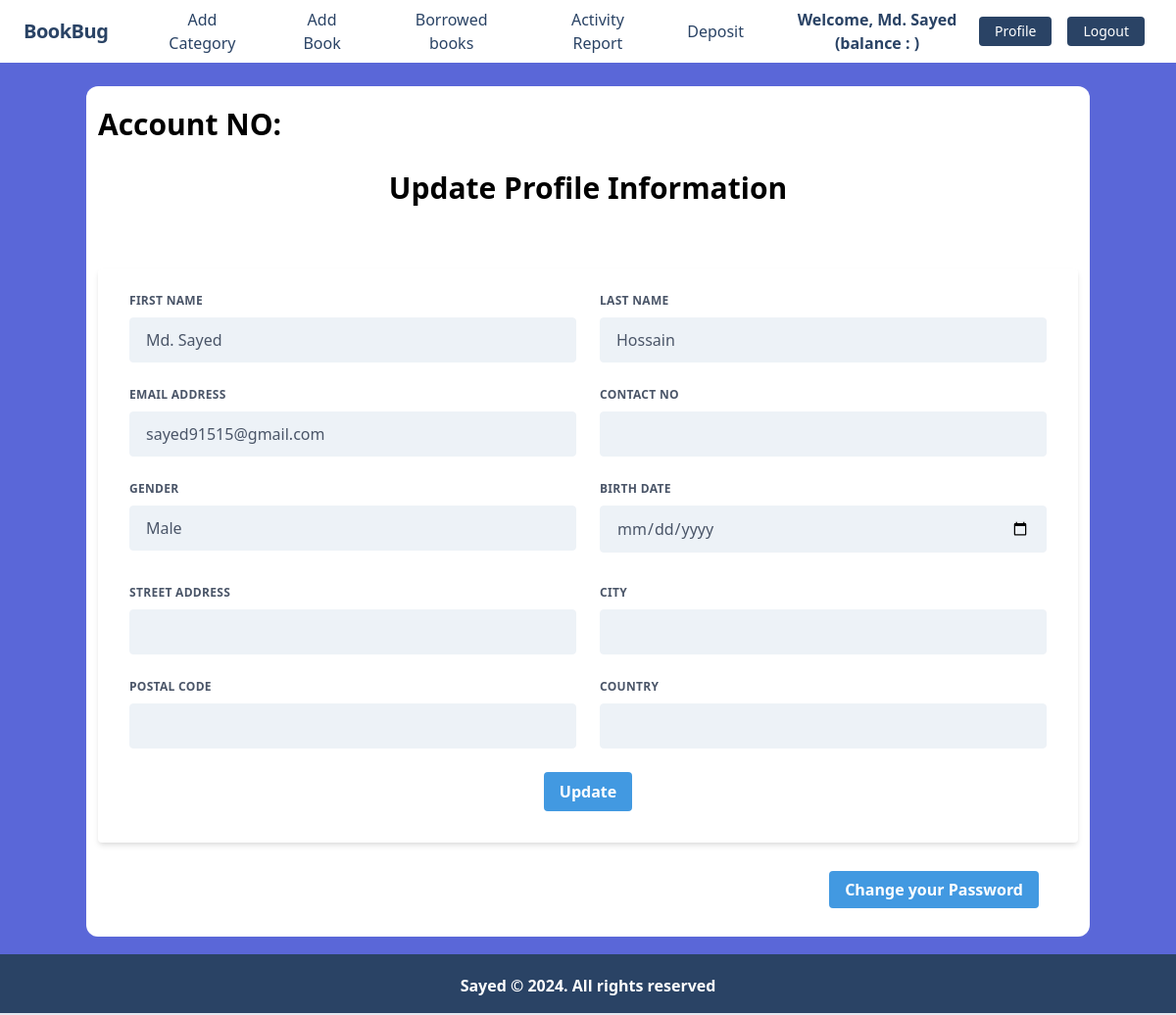
The app's page /member/profile/ (signed in), older data.
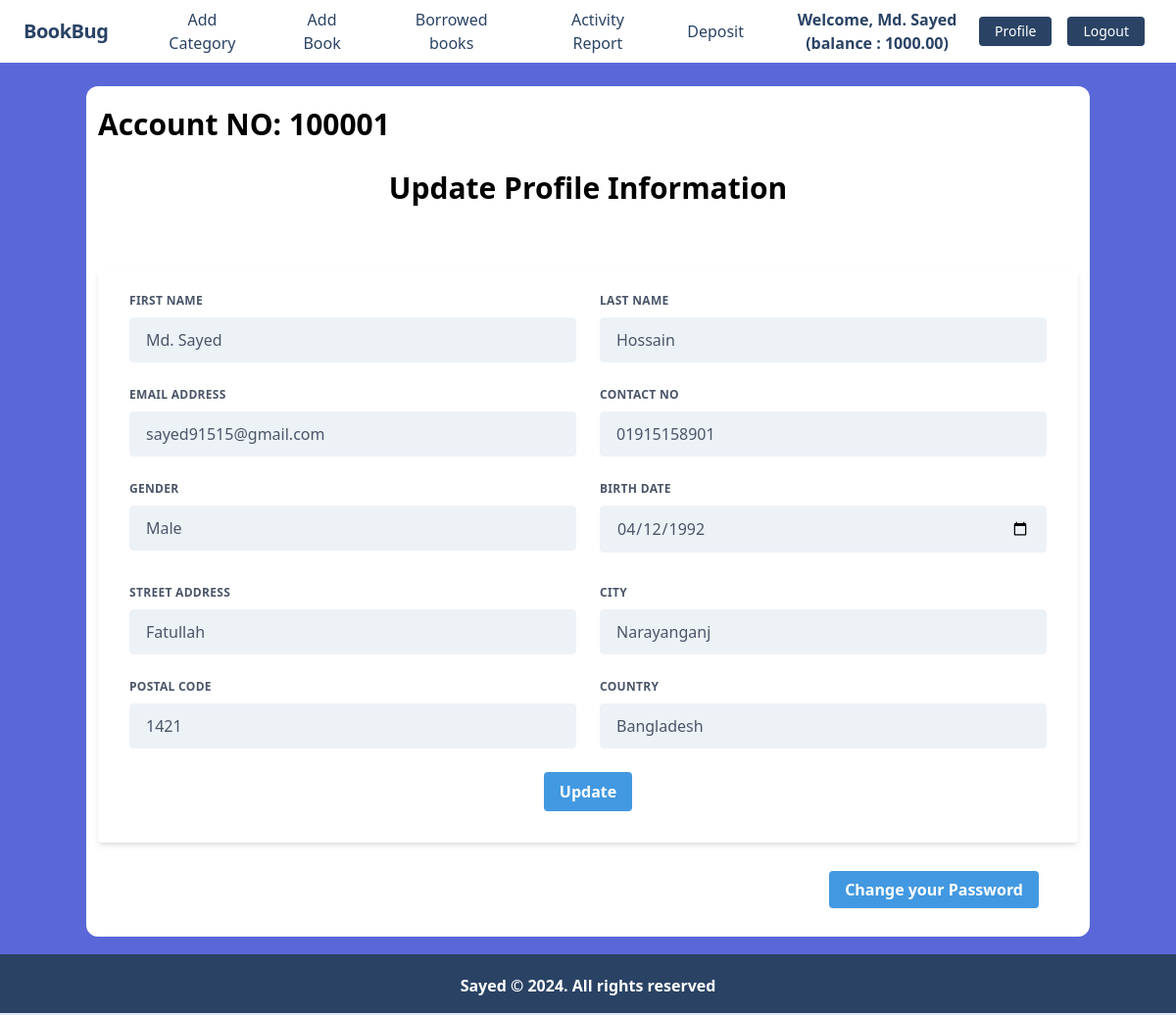
The same page, newer data.
### member/models.py (models this page shows, shortened)
class UserAccount(models.Model):
    user = models.OneToOneField(User, related_name='account', on_delete=models.CASCADE)
    account_no = models.IntegerField(unique=True) # different user er bank account number alada alada hobe, kokhono ek hobe na..
    contact_no = models.CharField(max_length=11)
    birth_date = models.DateField(null=True, blank=True)
    gender = models.CharField(max_length=10, choices=GENDER_TYPE)
    initial_deposit_date = models.DateField(auto_now_add=True)
    balance = models.DecimalField(default=0, max_digits=12, decimal_places=2) # ekjon user 12 digit porjonto taka rakhte parbe, dui doshomik vabe o rakhte parbe. for example: 1000.50

class UserAddress(models.Model):
    user = models.OneToOneField(User, related_name='address', on_delete=models.CASCADE)
    street_address = models.CharField(max_length=100)
    city = models.CharField(max_length=100)
    postal_code = models.IntegerField()
    country = models.CharField(max_length=100)

### member/views.py (the view, shortened to what this page needs)
# urls.py: path('profile/', views.UserAccountUpdateView.as_view(), name='profile'),
class UserAccountUpdateView(View):
    template_name = 'profile.html'
    def get(self, request):
        form = UserUpdateForm(instance = request.user)
        return render(request, self.template_name, {'form': form})

### member/templates/profile.html (shortened to what the changed rows need)
{% extends 'base.html' %}
{% load static %}
{% block content %}
<div class="bg-white px-3 py-4 rounded-xl my-6">
  <h4 class="font-bold text-3xl text-left pb-5">
    Account NO: {{request.user.account.account_no}}
  </h4>
  <h1 class="font-bold text-3xl text-center pb-5">
    Update Profile Information
  </h1>
  <div class="w-full mt-10">
    <form method="post" class="bg-white shadow-md rounded px-8 pt-6 pb-8 mb-4">
      <div class="flex flex-wrap -mx-3 mb-6">
        <div class="w-full md:w-1/2 px-3 mb-6 md:mb-0">
          <label
            class="block uppercase tracking-wide text-gray-700 text-xs font-bold mb-2"
            for="{{ form.first_name.id_for_label }}"
          >
            {{ form.first_name.label }}
          </label>
          {{ form.first_name }}
        </div>
        <div class="w-full md:w-1/2 px-3">
          <label
            class="block uppercase tracking-wide text-gray-700 text-xs font-bold mb-2"
            for="{{ form.last_name.id_for_label }}"
          >
            {{ form.last_name.label }}
          </label>
          {{ form.last_name }}
        </div>
      </div>
      <div class="flex flex-wrap -mx-3 mb-6">
        <div class="w-full md:w-1/2 px-3 mb-6 md:mb-0">
          <label
            class="block uppercase tracking-wide text-gray-700 text-xs font-bold mb-2"
            for="{{ form.email.id_for_label }}"
          >
            {{ form.email.label }}
          </label>
          {{ form.email }}
        </div>
        <div class="w-full md:w-1/2 px-3 mb-6 md:mb-0">
          <label
            class="block uppercase tracking-wide text-gray-700 text-xs font-bold mb-2"
            for="{{ form.contact_no.id_for_label }}"
          >
            {{ form.contact_no.label }}
          </label>
          {{ form.contact_no }}
        </div>
      </div>
      <div class="flex flex-wrap -mx-3 mb-6">
        <div class="w-full md:w-1/2 px-3 mb-6 md:mb-0">
          <label
            class="block uppercase tracking-wide text-gray-700 text-xs font-bold mb-2"
            for="{{ form.birth_date.id_for_label }}"
          >
            {{ form.birth_date.label }}
          </label>
          {{ form.birth_date }}
        </div>
      </div>
      <div class="flex flex-wrap -mx-3 mb-6">
        <div class="w-full md:w-1/2 px-3 mb-6 md:mb-0">
          <label
            class="block uppercase tracking-wide text-gray-700 text-xs font-bold mb-2"
            for="{{ form.street_address.id_for_label }}"
          >
            {{ form.street_address.label }}
          </label>
          {{ form.street_address }}
        </div>
        <div class="w-full md:w-1/2 px-3">
          <label
            class="block uppercase tracking-wide text-gray-700 text-xs font-bold mb-2"
            for="{{ form.city.id_for_label }}"
          >
            {{ form.city.label }}
          </label>
          {{ form.city }}
        </div>
      </div>
      <div class="flex flex-wrap -mx-3 mb-6">
        <div class="w-full md:w-1/2 px-3 mb-6 md:mb-0">
          <label
            class="block uppercase tracking-wide text-gray-700 text-xs font-bold mb-2"
            for="{{ form.postal_code.id_for_label }}"
          >
            {{ form.postal_code.label }}
          </label>
          {{ form.postal_code }}
        </div>
        <div class="w-full md:w-1/2 px-3">
          <label
            class="block uppercase tracking-wide text-gray-700 text-xs font-bold mb-2"
            for="{{ form.country.id_for_label }}"
          >
            {{ form.country.label }}
          </label>
          {{ form.country }}
        </div>
      </div>
    </form>
    <div class="text-right py-5 mr-10">
    </div>
  </div>
</div>
{% endblock %}

### core/templates/navbar.html (shortened to what this page needs)
<nav class="flex items-center justify-between flex-wrap bg-white px-4 py-2">
  <div class="w-full flex justify-between items-center gap-6 sm:gap-10 px-2">
    <div class="flex items-center flex-shrink-0 text-white mr-2 xl:mr-6">
      <span class="font-semibold text-xl tracking-tight text-blue-900"
        ><a href="/">BookBug</a></span
      >
    </div>
    {% if request.user.is_authenticated %}
    <div
      class="text-md flex flex-col md:flex-row md:gap-2 lg:gap-10 justify-start items-center text-center"
    >
      <a
        href="{% url 'add_category' %}"
        class="block lg:inline-block lg:mt-0 text-blue-900 hover:text-red-900 hover:font-black"
      >
        Add Category
      </a>
      <a
        href="{% url 'add_book' %}"
        class="block lg:inline-block lg:mt-0 text-blue-900 hover:text-red-900 hover:font-black"
      >
        Add Book
      </a>
      <a
        href="{% url 'borrowed_books' user.id %}"
        class="block lg:inline-block lg:mt-0 text-blue-900 hover:text-red-900 hover:font-black"
      >
        Borrowed books
      </a>
      <a
        href="{% url 'activity_report' user.id %}"
        class="block lg:inline-block lg:mt-0 text-blue-900 hover:text-red-900 hover:font-black"
      >
        Activity Report
      </a>
      <a
        href="{% url 'deposit_money' %}"
        class="block lg:inline-block lg:mt-0 text-blue-900 hover:text-red-900 hover:font-black"
      >
        Deposit
      </a>
    </div>
    <div class="flex flex-col lg:flex-row">
      <div class="text-blue-900 my-auto font-black px-2 my-2 text-center w-40 sm:w-48 xl:w-56">
        Welcome, {{ request.user.first_name }} (balance : {{request.user.account.balance}})
      </div>
      <div class="flex justify-center items-center my-2">
        <div>
          <a
            href="{% url 'profile' %}"
            class="mx-2 inline-block font-medium text-sm px-4 py-2 leading-none bg-blue-900 rounded text-white border-white hover:border-transparent hover:text-dark hover:bg-red-700lg:mt-0"
            >Profile</a
          >
        </div>
        <div>
          <form action="{% url 'logout' %}" method="POST">
            <button
              class="mx-2 inline-block font-medium text-sm px-4 py-2 leading-none bg-blue-900 rounded text-white border-white hover:border-transparent hover:text-dark hover:bg-red-700 lg:mt-0"
            >
              Logout
            </button>
          </form>
        </div>
      </div>
    </div>
    {% endif %}
  </div>
</nav>

Row changes from the older to the newer data that the page shows:
added UserAccount: contact_no "01915158901"
added UserAddress: street_address "Fatullah", city "Narayanganj", country "Bangladesh"
Text that changed along with them:
{{ request.user.account.balance }}: (not shown) → "1000.00"
{{ request.user.account.account_no }}: (not shown) → "100001"
form field birth_date: (not shown) → "04/12/1992"
form field postal_code: (not shown) → "1421"
